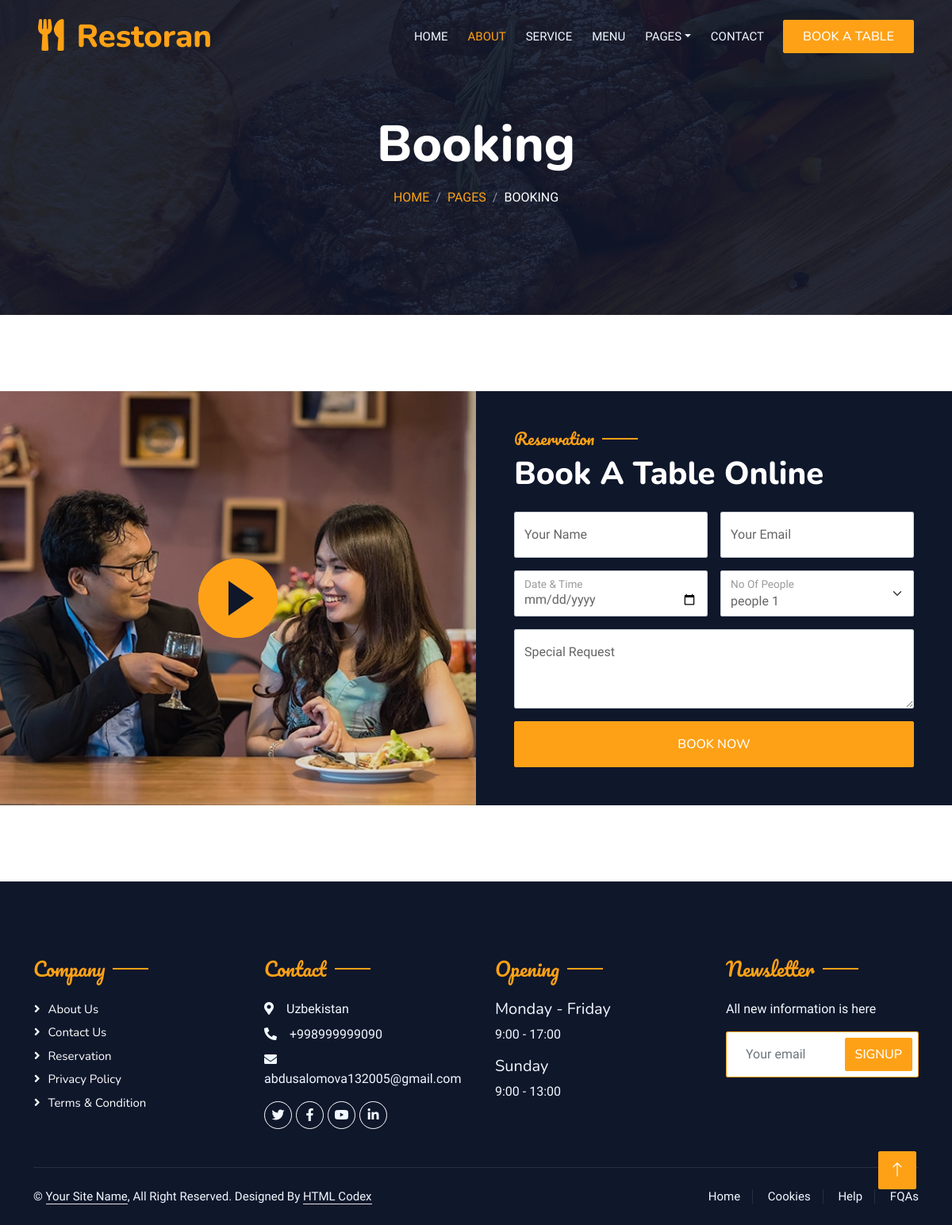
The page /booking/ on the database its author committed.
### restoran/models.py (models this page shows, shortened)
class Footer(models.Model):
    street=models.CharField(max_length=256)
    number=models.CharField(max_length=256)
    email=models.EmailField()
    start_and_end_days=models.CharField(max_length=256)
    time_1=models.CharField(max_length=256)
    time_sunday=models.CharField(max_length=256)
    newsletter_description=models.TextField(null=True, blank=True)
    class Meta:
        db_table='footer'
        verbose_name='footer'
        verbose_name_plural='footers'

### restoran/views.py (the view, shortened to what this page needs)
# urls.py: path('booking/', views.booking, name='booking'),
def booking(request):
    footer=models.Footer.objects.first()
    people = models.Order.objects.all()
    return render(request, 'booking.html', {'people':people, 'footer':footer})

### templates/booking.html (shortened to what this page needs)
{% extends 'base.html' %}
{% block content %}
{% load static %}
            <div class="container-xxl py-5 bg-dark hero-header mb-5">
                <div class="container text-center my-5 pt-5 pb-4">
                    <h1 class="display-3 text-white mb-3 animated slideInDown">Booking</h1>
                    <nav aria-label="breadcrumb">
                        <ol class="breadcrumb justify-content-center text-uppercase">
                            <li class="breadcrumb-item"><a href="{% url 'home' %}">Home</a></li>
                            <li class="breadcrumb-item"><a href="#">Pages</a></li>
                            <li class="breadcrumb-item text-white active" aria-current="page">Booking</li>
                        </ol>
                    </nav>
                </div>
            </div>
        </div>
        <div class="container-xxl py-5 px-0 wow fadeInUp" data-wow-delay="0.1s">
            <div class="row g-0">
                <div class="col-md-6">
                    <div class="video">
                        <button type="button" class="btn-play" data-bs-toggle="modal" data-src="https://www.youtube.com/embed/DWRcNpR6Kdc" data-bs-target="#videoModal">
                            <span></span>
                        </button>
                    </div>
                </div>
                <div class="col-md-6 bg-dark d-flex align-items-center">
                    <div class="p-5 wow fadeInUp" data-wow-delay="0.2s">
                        <h5 class="section-title ff-secondary text-start text-primary fw-normal">Reservation</h5>
                        <h1 class="text-white mb-4">Book A Table Online</h1>
                        <form>
                            <div class="row g-3">
                                <div class="col-md-6">
                                    <div class="form-floating">
                                        <input type="text" name="name" class="form-control" id="name" placeholder="Your Name">
                                        <label for="name">Your Name</label>
                                    </div>
                                </div>
                                <div class="col-md-6">
                                    <div class="form-floating">
                                        <input type="email" name="email" class="form-control" id="email" placeholder="Your Email">
                                        <label for="email">Your Email</label>
                                    </div>
                                </div>
                                <div class="col-md-6">
                                    <div class="form-floating date" id="date3" data-target-input="nearest">
                                       <input type="date" class="form-control datetimepicker-input" name="date" id="datetime" placeholder="Date & Time" data-target="#date3" data-toggle="datetimepicker" />
                                        <label for="datetime">Date & Time</label>
                                    </div>
                                </div>
                                <div class="col-md-6">
                                    <div class="form-floating">
                                        <select  class="form-select" id="select1" name="people">
                                        {% for order in people %}
                                          <option value="{{order.people}}">people {{order.people}}</option>
                                          {% endfor %}
                                        </select>
                                        <label for="select1">No Of People</label>
                                      </div>
                                </div>
                                <div class="col-12">
                                    <div class="form-floating">
                                        <textarea class="form-control" placeholder="Special Request" name="message" id="message" style="height: 100px"></textarea>
                                        <label for="message">Special Request</label>
                                    </div>
                                </div>
                                <div class="col-12">
                                    <button class="btn btn-primary w-100 py-3" type="submit">Book Now</button>
                                </div>
                            </div>
                        </form>
                    </div>
                </div>
            </div>
        </div>
        {% endblock %}

### templates/base.html (shortened to what this page needs)
{% load static %}
<!DOCTYPE html>
<html lang="en">
<head>
    <link href="https://cdnjs.cloudflare.com/ajax/libs/font-awesome/5.10.0/css/all.min.css" rel="stylesheet">
    <link href="https://cdn.jsdelivr.net/npm/bootstrap-icons@1.4.1/font/bootstrap-icons.css" rel="stylesheet">
    <link href="lib/animate/animate.min.css" rel="stylesheet">
    <link href="lib/owlcarousel/assets/owl.carousel.min.css" rel="stylesheet">
    <link href="lib/tempusdominus/css/tempusdominus-bootstrap-4.min.css" rel="stylesheet" />
    <link href="{% static 'css/bootstrap.min.css' %}" rel="stylesheet">
    <link href="{% static 'css/style.css' %}" rel="stylesheet">
</head>
<body>
    <div class="container-xxl bg-white p-0">
        <div class="container-xxl position-relative p-0">
            <nav class="navbar navbar-expand-lg navbar-dark bg-dark px-4 px-lg-5 py-3 py-lg-0">
                <a href="" class="navbar-brand p-0">
                    <h1 class="text-primary m-0"><i class="fa fa-utensils me-3"></i>Restoran</h1>
                </a>
                <div class="collapse navbar-collapse" id="navbarCollapse">
                    <div class="navbar-nav ms-auto py-0 pe-4">
                        <a href="{% url 'home' %}" class="nav-item nav-link">Home</a>
                        <a href="{% url 'about' %}" class="nav-item nav-link active">About</a>
                        <a href="{% url 'service' %}" class="nav-item nav-link">Service</a>
                        <a href="{% url 'menu' %}" class="nav-item nav-link">Menu</a>
                        <div class="nav-item dropdown">
                            <a href="#" class="nav-link dropdown-toggle" data-bs-toggle="dropdown">Pages</a>
                        </div>
                        <a href="{% url 'contact' %}" class="nav-item nav-link">Contact</a>
                    </div>
                    <a href="{% url 'booking' %}" class="btn btn-primary py-2 px-4">Book A Table</a>
                </div>
            </nav>
            {% block content %}
            {% endblock %}
        <div class="container-fluid bg-dark text-light footer pt-5 mt-5 wow fadeIn" data-wow-delay="0.1s">
            <div class="container py-5">
                <div class="row g-5">
                    <div class="col-lg-3 col-md-6">
                        <h4 class="section-title ff-secondary text-start text-primary fw-normal mb-4">Company</h4>
                        <a class="btn btn-link" href="{% url 'about' %}">About Us</a>
                        <a class="btn btn-link" href="{% url 'contact' %}">Contact Us</a>
                        <a class="btn btn-link" href="">Reservation</a>
                        <a class="btn btn-link" href="">Privacy Policy</a>
                        <a class="btn btn-link" href="">Terms & Condition</a>
                    </div>
                    <div class="col-lg-3 col-md-6">
                        <h4 class="section-title ff-secondary text-start text-primary fw-normal mb-4">Contact</h4>
                        <p class="mb-2"><i class="fa fa-map-marker-alt me-3"></i>{{footer.street}}</p>
                        <p class="mb-2"><i class="fa fa-phone-alt me-3"></i>{{footer.number}}</p>
                        <p class="mb-2"><i class="fa fa-envelope me-3"></i>{{footer.email}}</p>
                        <div class="d-flex pt-2">
                            <a class="btn btn-outline-light btn-social" href=""><i class="fab fa-twitter"></i></a>
                            <a class="btn btn-outline-light btn-social" href=""><i class="fab fa-facebook-f"></i></a>
                            <a class="btn btn-outline-light btn-social" href=""><i class="fab fa-youtube"></i></a>
                            <a class="btn btn-outline-light btn-social" href=""><i class="fab fa-linkedin-in"></i></a>
                        </div>
                    </div>
                    <div class="col-lg-3 col-md-6">
                        <h4 class="section-title ff-secondary text-start text-primary fw-normal mb-4">Opening</h4>
                        <h5 class="text-light fw-normal">{{footer.start_and_end_days}}</h5>
                        <p>{{footer.time_1}}</p>
                        <h5 class="text-light fw-normal">Sunday</h5>
                        <p>{{footer.time_sunday}}</p>
                    </div>
                    <div class="col-lg-3 col-md-6">
                        <h4 class="section-title ff-secondary text-start text-primary fw-normal mb-4">Newsletter</h4>
                        <p>{{footer.newsletter_description}}</p>
                        <div class="position-relative mx-auto" style="max-width: 400px;">
                            <input class="form-control border-primary w-100 py-3 ps-4 pe-5" type="text" placeholder="Your email">
                            <button type="button" class="btn btn-primary py-2 position-absolute top-0 end-0 mt-2 me-2">SignUp</button>
                        </div>
                    </div>
                </div>
            </div>
            <div class="container">
                <div class="copyright">
                    <div class="row">
                        <div class="col-md-6 text-center text-md-start mb-3 mb-md-0">
                            &copy; <a class="border-bottom" href="#">Your Site Name</a>, All Right Reserved.
							Designed By <a class="border-bottom" href="https://htmlcodex.com">HTML Codex</a>
                        </div>
                        <div class="col-md-6 text-center text-md-end">
                            <div class="footer-menu">
                                <a href="">Home</a>
                                <a href="">Cookies</a>
                                <a href="">Help</a>
                                <a href="">FQAs</a>
                            </div>
                        </div>
                    </div>
                </div>
            </div>
        </div>
        <a href="#" class="btn btn-lg btn-primary btn-lg-square back-to-top"><i class="bi bi-arrow-up"></i></a>
    </div>
</body>
</html>

### static/css/style.css (style rules this page uses)
:root { --primary: #FEA116; --light: #F1F8FF; --dark: #0F172B; }
.ff-secondary { font-family: 'Pacifico', cursive; }
.back-to-top { position: fixed; display: none; right: 45px; bottom: 45px; z-index: 99; }
.btn { font-family: 'Nunito', sans-serif; font-weight: 500; text-transform: uppercase; transition: .5s; }
.btn.btn-primary, .btn.btn-secondary { color: #FFFFFF; }
.btn-lg-square { width: 48px; height: 48px; }
.btn-square, .btn-sm-square, .btn-lg-square { padding: 0; display: flex; align-items: center; justify-content: center; font-weight: normal; border-radius: 2px; }
.navbar-dark .navbar-nav .nav-link { position: relative; margin-left: 25px; padding: 35px 0; font-size: 15px; color: var(--light) !important; text-transform: uppercase; font-weight: 500; outline: none; transition: .5s; }
.navbar-dark .navbar-nav .nav-link:hover, .navbar-dark .navbar-nav .nav-link.active { color: var(--primary) !important; }
@media (min-width: 992px) { .navbar-dark { position: absolute; width: 100%; top: 0; left: 0; z-index: 999; background: transparent !important; } }
.hero-header { background: linear-gradient(rgba(15, 23, 43, .9), rgba(15, 23, 43, .9)), url(../img/bg-hero.jpg); background-position: center center; background-repeat: no-repeat; background-size: cover; }
.breadcrumb-item + .breadcrumb-item::before { color: rgba(255, 255, 255, .5); }
.section-title { position: relative; display: inline-block; }
.section-title::before { position: absolute; content: ""; width: 45px; height: 2px; top: 50%; left: -55px; margin-top: -1px; background: var(--primary); }
.section-title::after { position: absolute; content: ""; width: 45px; height: 2px; top: 50%; right: -55px; margin-top: -1px; background: var(--primary); }
.section-title.text-start::before, .section-title.text-end::after { display: none; }
.video { position: relative; height: 100%; min-height: 500px; background: linear-gradient(rgba(15, 23, 43, .1), rgba(15, 23, 43, .1)), url(../img/video.jpg); background-position: center center; background-repeat: no-repeat; background-size: cover; }
.video .btn-play { position: absolute; z-index: 3; top: 50%; left: 50%; transform: translateX(-50%) translateY(-50%); box-sizing: content-box; display: block; width: 32px; height: 44px; border-radius: 50%; border: none; outline: none; padding: 18px 20px 18px 28px; }
.video .btn-play:before { content: ""; position: absolute; z-index: 0; left: 50%; top: 50%; transform: translateX(-50%) translateY(-50%); display: block; width: 100px; height: 100px; background: var(--primary); border-radius: 50%; animation: pulse-border 1500ms ease-out infinite; }
.video .btn-play:after { content: ""; position: absolute; z-index: 1; left: 50%; top: 50%; transform: translateX(-50%) translateY(-50%); display: block; width: 100px; height: 100px; background: var(--primary); border-radius: 50%; transition: all 200ms; }
.video .btn-play span { display: block; position: relative; z-index: 3; width: 0; height: 0; border-left: 32px solid var(--dark); border-top: 22px solid transparent; border-bottom: 22px solid transparent; }
.footer .btn.btn-social { margin-right: 5px; width: 35px; height: 35px; display: flex; align-items: center; justify-content: center; color: var(--light); border: 1px solid #FFFFFF; border-radius: 35px; transition: .3s; }
.footer .btn.btn-link { display: block; margin-bottom: 5px; padding: 0; text-align: left; color: #FFFFFF; font-size: 15px; font-weight: normal; text-transform: capitalize; transition: .3s; }
.footer .btn.btn-link::before { position: relative; content: "\f105"; font-family: "Font Awesome 5 Free"; font-weight: 900; margin-right: 10px; }
.footer .copyright { padding: 25px 0; font-size: 15px; border-top: 1px solid rgba(256, 256, 256, .1); }
.footer .copyright a { color: var(--light); }
.footer .footer-menu a { margin-right: 15px; padding-right: 15px; border-right: 1px solid rgba(255, 255, 255, .1); }
.footer .footer-menu a:last-child { margin-right: 0; padding-right: 0; border-right: none; }

### rows shown on the page
Footer: street "Uzbekistan", number "+998999999090", email "abdusalomova132005@gmail.com", start_and_end_days "Monday - Friday", time_1 "9:00 - 17:00", time_sunday "9:00 - 13:00", newsletter_description "All new information is here"
